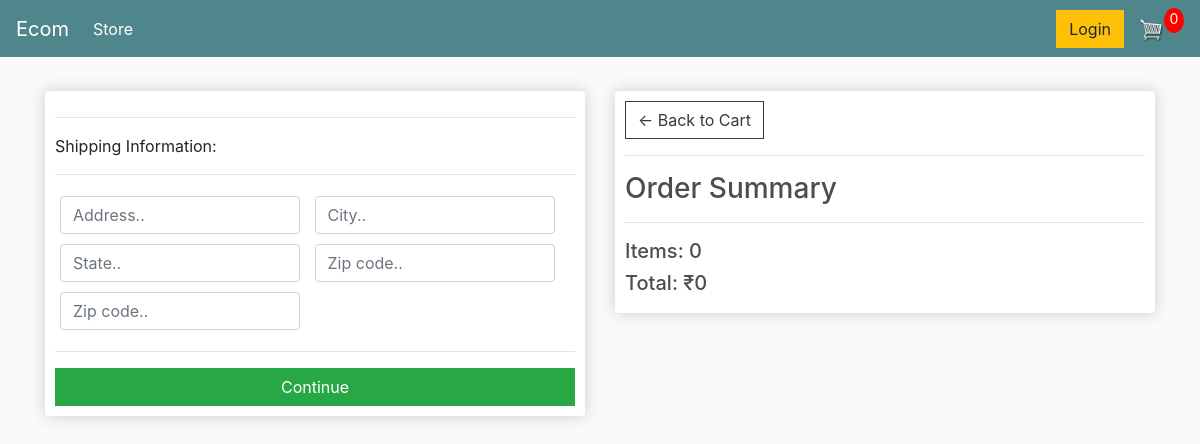
The page /checkout (signed in) on the database as committed earlier.
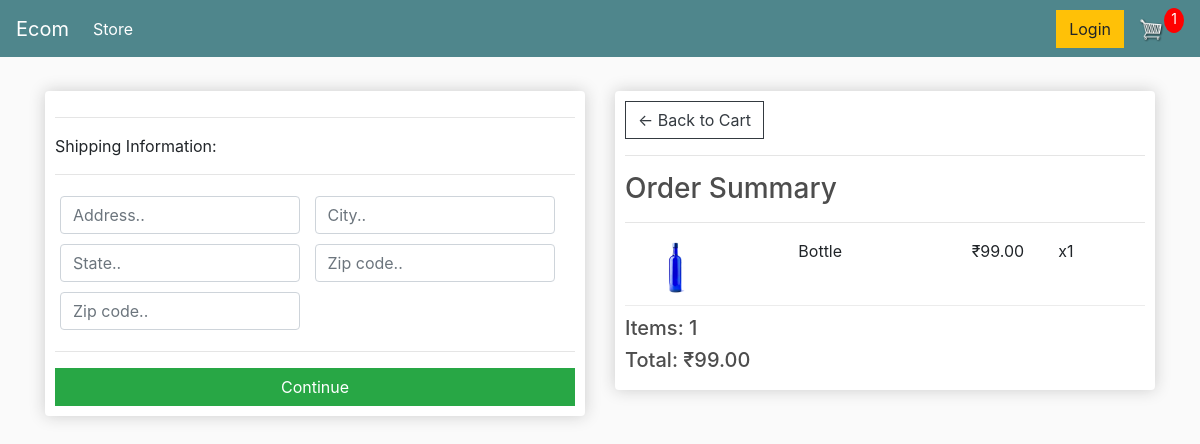
The same page on the database as committed later.
### store/models.py (models this page shows, shortened)
class Order(models.Model):
    customer=models.ForeignKey(Customer,on_delete=models.SET_NULL,blank=True,null=True)
    date_ordered=models.DateTimeField(auto_now_add=True)
    complete=models.BooleanField(default=False,null=True,blank=False)
    transaction_id=models.CharField(max_length=200,null=True)
    @property
    def get_cart_total(self):
        orderitems=self.orderitem_set.all()
        total=sum([item.get_total for item in orderitems])
        return total
    @property
    def get_cart_items(self):
        orderitems=self.orderitem_set.all()
        total=sum([item.quantity for item in orderitems])
        return total
    @property
    def shipping(self):
        shipping =False
        orderitem=self.orderitem_set.all()
        for i in orderitem:
            if i.product.digital==False:
                shipping=True
            return shipping

class OrderItem(models.Model):
    product=models.ForeignKey(Product,on_delete=models.SET_NULL,blank=True,null=True)
    order=models.ForeignKey(Order,on_delete=models.SET_NULL,blank=True,null=True)
    quantity=models.IntegerField(default=0,null=True,blank=True)
    date_added=models.DateTimeField(auto_now_add=True)
    @property
    def get_total(self):
        total=self.product.price*self.quantity
        return total

class Product(models.Model):
    id=models.IntegerField(primary_key=True)
    name=models.CharField(max_length=200,null=True)
    price=models.DecimalField(max_digits=7,decimal_places=2)
    digital=models.BooleanField(default=False,null=True,blank=False)
    image=models.ImageField(null=True,blank=True)
    @property
    def imageURL(self):
        try:
            url=self.image.url
        except:
            url=""
        return url

### store/views.py (the view)
# urls.py: path('checkout',views.checkout,name='checkout'),
def checkout(request):
    data=cartData(request)
    cartItems=data['cartItems']
    order=data['order']
    items=data['items']
    context={'items':items,'order':order,'cartItems':cartItems}
    return render(request,'checkout.html',context)

### store/utils.py (called while the page is built)
def cartData(request):
        if request.user.is_authenticated:
                customer=request.user.customer
                order,created=Order.objects.get_or_create(customer=customer,complete=False)
                items=order.orderitem_set.all()
                cartItems=order.get_cart_items
        else:
                cookieData=cookieCart(request)
                cartItems=cookieData['cartItems']
                order=cookieData['order']
                items=cookieData['items']
        return {'items':items,'order':order,'cartItems':cartItems}

### templates/checkout.html (shortened to what this page needs)
{% extends 'main.html' %}
{% load static %}
{% block content %}
     <div class="row">
		<div class="col-lg-6">
			<div class="box-element" id="form-wrapper">
				<form id="form">
					<div id="shipping-info">
						<hr>
						<p>Shipping Information:</p>
						<hr>
						<div class="form-field">
							<input class="form-control" type="text" name="address" placeholder="Address..">
						</div>
						<div class="form-field">
							<input class="form-control" type="text" name="city" placeholder="City..">
						</div>
						<div class="form-field">
							<input class="form-control" type="text" name="state" placeholder="State..">
						</div>
						<div class="form-field">
							<input class="form-control" type="text" name="zipcode" placeholder="Zip code..">
						</div>
						<div class="form-field">
							<input class="form-control" type="text" name="country" placeholder="Zip code..">
						</div>
					</div>
					<hr>
					<input id="form-button" class="btn btn-success btn-block" type="submit" value="Continue">
				</form>
			</div>
			<br>
		</div>
		<div class="col-lg-6">
			<div class="box-element">
				<a  class="btn btn-outline-dark" href="{% url 'cart' %}">&#x2190; Back to Cart</a>
				<hr>
				<h3>Order Summary</h3>
				<hr>
				{% for item in items %}
				<div class="cart-row">
					<div style="flex:2"><img class="row-image" src="{{item.product.imageURL}}"></div>
					<div style="flex:2"><p>{{item.product.name}}</p></div>
					<div style="flex:1"><p>₹{{item.product.price}}</p></div>
					<div style="flex:1"><p>x{{item.quantity}}</p></div>
				</div>
				{% endfor %}
				<h5>Items:   {{order.get_cart_items}}</h5>
				<h5>Total:   ₹{{order.get_cart_total}}</h5>
			</div>
		</div>
	</div>
{% endblock content %}

Rows that differ between the two databases and show on the page:
added OrderItem: product.imageURL (picture), product.name "Bottle", product.price "99.00", quantity "1"
computed for Order: get_cart_items "0" → "1"; get_cart_total "0" → "99.00"
Other text that changed with them:
{{ cartItems }}: "0" → "1"
